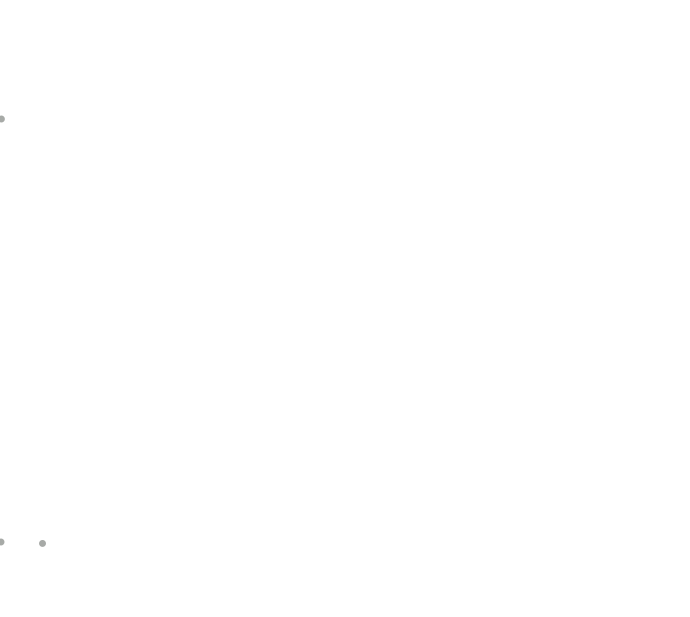
Frame 1 (no input)
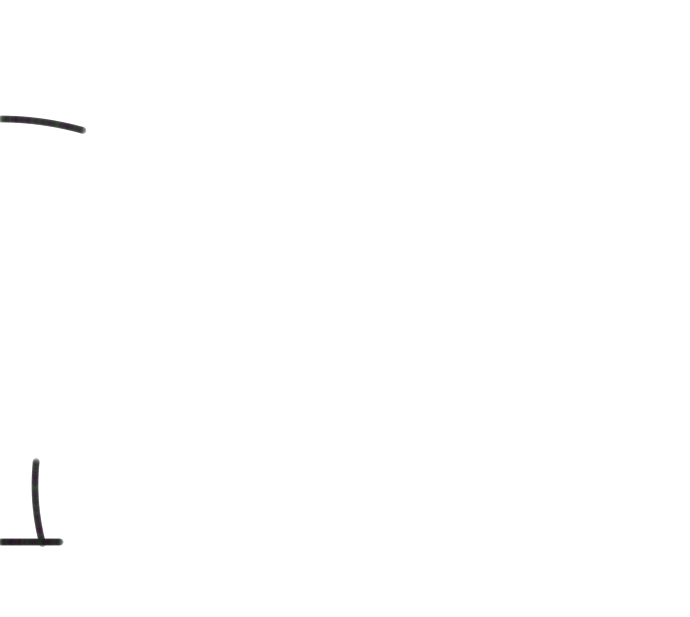
Frame 60 (the mouse pressed at the canvas centre just before this capture)
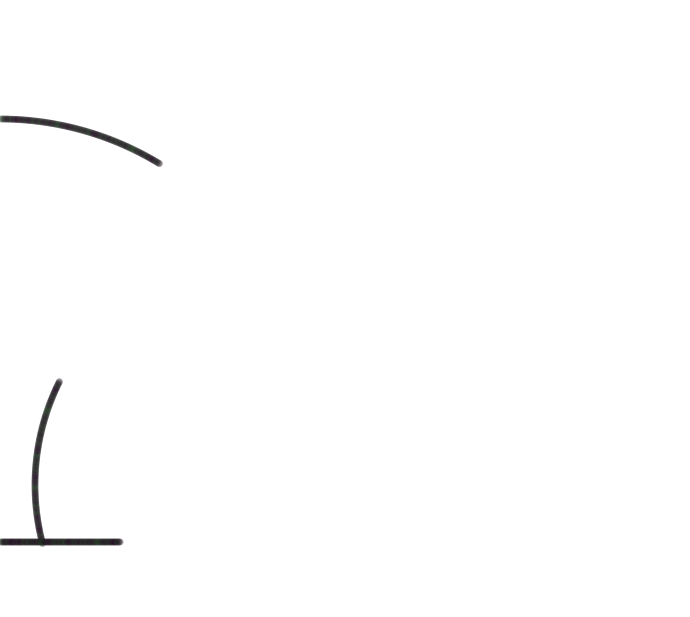
Frame 120 (the mouse held since frame 60 and released just before this capture)

The Processing sketch that drew these frames (run headless with seeded random() and noise(); from frame 60 on, the mouse is pressed at the canvas centre):

// Processing sketch: doraemon
// ── doraemon.pde
float angle1a ; //  媒介変数
float angle1b ;
float angle1c ;
float angle2 ;
float angle3 ;
float angle4 ;
float angle5 ;
float angle6 ;
float kazu7 ;
float kazu8 ;
float kazu9 ;
float kazu10 ;
float angle11 ;
float angle12 ;
float angle13 ;
float angle14 ;
float angle15 ;
float angle16 ;//未使用

float angletime ;
float angleheart ;
float angleheart2 ;
float angleheart3 ;//未使用
float angle17 ;

float angle18 ;
float angle19 ;
float angle20 ;


float a ; //  円の半径
float b = 80*2;// 角速度の基準値
float dotX = 7;//点のサイズ
float dotY = 7;
//color backcolor = color(255,254,155);
color backcolor = color(255);


void setup(){
  size(690,617);
  background(backcolor);
  smooth();
}



void draw(){ 
  
  color linecolor = color(30,random(60),30,100);
  color heartcolor = color(random(250),0,0);
  color nosecolor = color(170,0,0);
//lineたち
  noStroke();
  fill(linecolor);

  //line1~2
  float line1aX =0;
  float line1aY =0;  
  float line1bX =0;
  float line1bY =0;
  float line1cX =0;
  float line1cY =0; 
  float line2X =0;
  float line2Y =0; 
  
  if(angle1a <=76){
    a=307;
    angle1a += b/2/a;
    line1aX = a * cos(radians(270 + angle1a)) + 0;
    line1aY = a * sin(radians(270 + angle1a)) + 426;
    ellipse(line1aX,line1aY,dotX,dotY);
  }else if(angle1b<=180){
    a=28;
    angle1b += b/2/a;
    line1bX = a * cos(radians(220 + angle1b)) + 316;
    line1bY = a * sin(radians(220 + angle1b)) + 382;
    ellipse(line1bX,line1bY,dotX,dotY);
  }else if(angle1c<=95){
    a=169;
    angle1c += b/2/a;
    line1cX = a * cos(radians(40 + angle1c)) + 209;
    line1cY = a * sin(radians(40 + angle1c)) + 289;
    ellipse(line1cX,line1cY,dotX,dotY);
  }else if(angle2<=37){
    a=190;
    angle2 += b/2/a;
    line2X = a * cos(radians(0 + angle2)) + 113;
    line2Y = a * sin(radians(0 + angle2)) + 428;
    ellipse(line2X,line2Y,dotX,dotY);
  }
  
//line3~9
  float line3X =0;
  float line3Y =0;
  float line4X =0;
  float line4Y =0;
  float line5X =0;
  float line5Y =0;
  float line6X =0;
  float line6Y =0;
  float line7X =0;
  float line7Y =0;
  float line8X =0;
  float line8Y =0;
  float line9X =0;
  float line9Y =0;  
  
  if(angle3 <=82){
    a=231;
    angle3 += b/2/a;
    line3X = a * cos(radians(165 + angle3)) + 266;
    line3Y = a * sin(radians(165 + angle3)) + 485;
    ellipse(line3X,line3Y,dotX,dotY);
  //白目
  }else if(angle4 <=360){
    a=33;
    angle4 += b/2/a;
    line4X = a * cos(radians(240 - angle4))
              * cos(radians(330))
             - a *(52/a)* sin(radians(240 - angle4))
              * sin(radians(330))
             + 216;
    line4Y = a * cos(radians(240 - angle4)) 
              * sin(radians(330))
             + a *(52/a)* sin(radians(240 - angle4))
              * cos(radians(330))
             + 262;
    ellipse(line4X,line4Y,dotX,dotY);
  }else if(angle5<=360){
    a=21;
    angle5 += b/2/a;
    line5X = a * cos(radians(90 + angle5)) + 284;
    line5Y = a * sin(radians(90 + angle5)) + 265;
    ellipse(line5X,line5Y,dotX,dotY);
  //黒目外
  }else if(angle6 <=360){
    a=13;
    int c = 16/13;
    angle6 += b/2/a;
    line6X = a * cos(radians(240 - angle6))
              * cos(radians(330))
             - a *(c)* sin(radians(240 - angle6))
              * sin(radians(330))
             + 218;
    line6Y = a * cos(radians(240 - angle6)) 
              * sin(radians(330))
             + a *(c)* sin(radians(240 - angle6))
              * cos(radians(330))
             + 237;
    ellipse(line6X,line6Y,dotX,dotY);
  //黒目中
  }else if(angle6 <=720){
    a=8;
    int c = 16/13;
    angle6 += b/2/a;
    line6X = a * cos(radians(240 - angle6))
              * cos(radians(330))
             - a *(c)* sin(radians(240 - angle6))
              * sin(radians(330))
             + 218;
    line6Y = a * cos(radians(240 - angle6)) 
              * sin(radians(330))
             + a *(c)* sin(radians(240 - angle6))
              * cos(radians(330))
             + 237;
    ellipse(line6X,line6Y,dotX,dotY);
 
  }else if(kazu7 <= 82){
    println("1");
    kazu7 += 1;
    line7X = -kazu7
             + 165;
    line7Y = -kazu7*16/96 + 322;
    //line7Y-=30;
    ellipse(line7X,line7Y,dotX,dotY);
  }else if(kazu8 <= 85){
    println("2");
    kazu8 += 1;
    line8X = -kazu8
             + 162;
    line8Y = (-kazu8)*5/87
             + 347;
    ellipse(line8X,line8Y,dotX,dotY);
  }else if(kazu9 <= 83){
    kazu9 += 1;
    line9X = -kazu9
             + 162;
    line9Y = (-kazu9)*1/86 
             + 373;
    ellipse(line9X,line9Y,dotX,dotY);
  }else{
    noStroke();
  }

//line10~16
  float line10X =0;
  float line10Y =0;
  float line11X =0;
  float line11Y =0;
  float line12X =0;
  float line12Y =0;
  float line13X =0;
  float line13Y =0;
  float line14X =0;
  float line14Y =0;
  float line15X =0;
  float line15Y =0;
  float line16X =0;//未使用
  float line16Y =0;//未使用

 if(kazu10 <= 263){
   kazu10 += 1;
   line10X = kazu10
            + 0;
   line10Y = 542;
   ellipse(line10X,line10Y,dotX,dotY);
 }else if(kazu10 <=500){
   kazu10 += 1;
   line10X = -(kazu10-263) +242;
   line10Y = 542 + 45;
   ellipse(line10X,line10Y,dotX,dotY);
 }else if(angle11 <=360){
    a=36;
    angle11 += b/2/a;
    line11X = a * cos(radians(260 + angle11)) + 279;
    line11Y = a * sin(radians(260 + angle11)) + 580;
    ellipse(line11X,line11Y,dotX,dotY);
  }else if(angle12 <=50){
    a=80;
    angle12 += b/2/a;
    line12X = a * cos(radians(200 + angle12)) + 327;
    line12Y = a * sin(radians(200 + angle12)) + 634;
    ellipse(line12X,line12Y,dotX,dotY);
  }else if(angle13 <=360){
    a=8;
    angle13 += b/2/a;
    line13X = a * cos(radians(45 + angle13)) + 288;
    line13Y = a * sin(radians(45 + angle13)) + 588;
    ellipse(line13X,line13Y,dotX,dotY);
  }else if(angle14 <=60){
    a=135;
    angle14 += b/2/a;
    line14X = a * cos(radians(335 + angle14)) + 239;
    line14Y = a * sin(radians(335 + angle14)) + 554;
    ellipse(line14X,line14Y,dotX,dotY);
  }else if(angle15 <=360){
    a=40;
    angle15 += b/2/a;
    line15X = a * cos(radians(0 + angle15)) + 337;
    line15Y = a * sin(radians(0 + angle15)) + 465;
    ellipse(line15X,line15Y,dotX,dotY);
  }     

//ハートの軌道２つ、鼻赤、軌道３つめ、青
frameRate(200);
noStroke();
float heartX ;
float heartY ;
float line17X ;
float line17Y ;


  if(angletime <=3100){
    a=60;
    angletime += b/2/a; 
    
  //線１つめ
  }else if(angleheart <= 76){
    a=150;
    angleheart += 200/2/a;
    heartX = a *cos(radians(340 - angleheart))+573;
    heartY = a *sin(radians(340 - angleheart))+464;    
    rectMode(CENTER);
    fill(backcolor);
    rect(heartX,heartY,120,170);
      fill(heartcolor);
      arc(heartX-10,heartY,20,20,radians(150),radians(360));
      arc(heartX+10,heartY,20,20,radians(180),radians(390));
      rect(heartX,heartY+1,35,7);
      triangle(heartX-19,heartY+4,heartX+19,heartY+4,
                heartX,heartY+24); 
    //線２つめ
   }else if(angleheart2 <= 103 ){
    a=150;
    angleheart2 += 200/2/a;
    heartX = a *cos(radians(340 - angleheart2))+415;
    heartY = a *sin(radians(340 - angleheart2))+366;    
    rectMode(CENTER);
    fill(backcolor);
    rect(heartX,heartY,45,60);
      fill(heartcolor);
      arc(heartX-10,heartY,20,20,radians(150),radians(360));
      arc(heartX+10,heartY,20,20,radians(180),radians(390));
      rect(heartX,heartY+1,35,7);
      triangle(heartX-19,heartY+4,heartX+19,heartY+4,
                heartX,heartY+24);  
   //鼻赤
   }else if(angle17 <=360){
    a=8;
    angle17 += 80/2/a;
    line17X = a * cos(radians(330+ angle17)) + 284;
    line17Y = a * sin(radians(330 + angle17)) + 265;
    fill(nosecolor);
    ellipse(line17X,line17Y,17,17);
    
  }else if(angletime <=3600){
    a=60;
    angletime += b/2/a; 
      println(angletime);   
    //線３つめ
  }else if(angleheart3 <= 110 ){
    a=305;
    angleheart3 += 160/2/a;
    heartX = a *cos(radians(190 + angleheart3))+630;
    heartY = a *sin(radians(190 + angleheart3))+300;    
    rectMode(CENTER);
    fill(backcolor);
    rect(heartX,heartY,45,60);
      fill(linecolor);
      arc(heartX-10,heartY,20,20,radians(150),radians(360));
      arc(heartX+10,heartY,20,20,radians(180),radians(390));
      rect(heartX,heartY+1,35,7);
      triangle(heartX-19,heartY+4,heartX+19,heartY+4,
                heartX,heartY+24); 
    }


//目の中白塗り、にこ目 
  float line18X ;
  float line18Y ;
  float line19X ;
  float line19Y ;
  float line20X ;
  float line20Y ;



  if(angletime <=4300){
    a=60;
    angletime += b/2/a; 
      //println(angletime);   
  //白目塗りつぶし  
  }else if(angle18 <=360){
    a=14;
    float d= 52/33;
    angle18 += b/2/a;
    line18X = a * cos(radians(240 - angle18))
              * cos(radians(330))
             - a *(d)* sin(radians(240 - angle18))
              * sin(radians(330))
             + 210;
    line18Y = a * cos(radians(240 - angle18)) 
              * sin(radians(330))
             + a *(d)* sin(radians(240 - angle18))
              * cos(radians(330))
             + 248;
    fill(255);
    ellipse(line18X,line18Y,dotX+21,dotY+21);
    
  //黒目にこ
  }else if(angle20 <=170){
    a=15;
    int c = 16/13;
    angle20 += 50/2/a;
    line20X = a * cos(radians(360 - angle20))
              * cos(radians(330))
             - a *(c)* sin(radians(360 - angle20))
              * sin(radians(340))
             + 221;
    line20Y = a * cos(radians(360 - angle20)) 
              * sin(radians(330))
             + a *(c)* sin(radians(360 - angle20))
              * cos(radians(330))
             + 262;
    fill(linecolor);
    ellipse(line20X,line20Y,dotX,dotY);
  }
  
//println(heartX);
//println(heartY);

}
